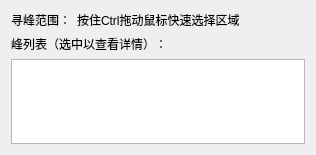
                    <widget class="QWidget" name="scrollAreaWidgetContents_6">
                     <property name="geometry">
                      <rect>
                       <x>0</x>
                       <y>0</y>
                       <width>316</width>
                       <height>155</height>
                      </rect>
                     </property>
                     <layout class="QGridLayout" name="gridLayout_2">
                      <item row="0" column="0">
                       <widget class="QLabel" name="label_58">
                        <property name="text">
                         <string>寻峰范围：</string>
                        </property>
                       </widget>
                      </item>
                      <item row="0" column="1">
                       <widget class="QLabel" name="label_findPeek_range">
                        <property name="sizePolicy">
                         <sizepolicy hsizetype="Expanding" vsizetype="Preferred">
                          <horstretch>0</horstretch>
                          <verstretch>0</verstretch>
                         </sizepolicy>
                        </property>
                        <property name="text">
                         <string>按住Ctrl拖动鼠标快速选择区域</string>
                        </property>
                       </widget>
                      </item>
                      <item row="2" column="0" colspan="2">
                       <widget class="QListWidget" name="listWidget_findPeek_peeks"/>
                      </item>
                      <item row="1" column="0" colspan="2">
                       <widget class="QLabel" name="label_60">
                        <property name="text">
                         <string>峰列表（选中以查看详情）：</string>
                        </property>
                       </widget>
                      </item>
                     </layout>
                    </widget>
